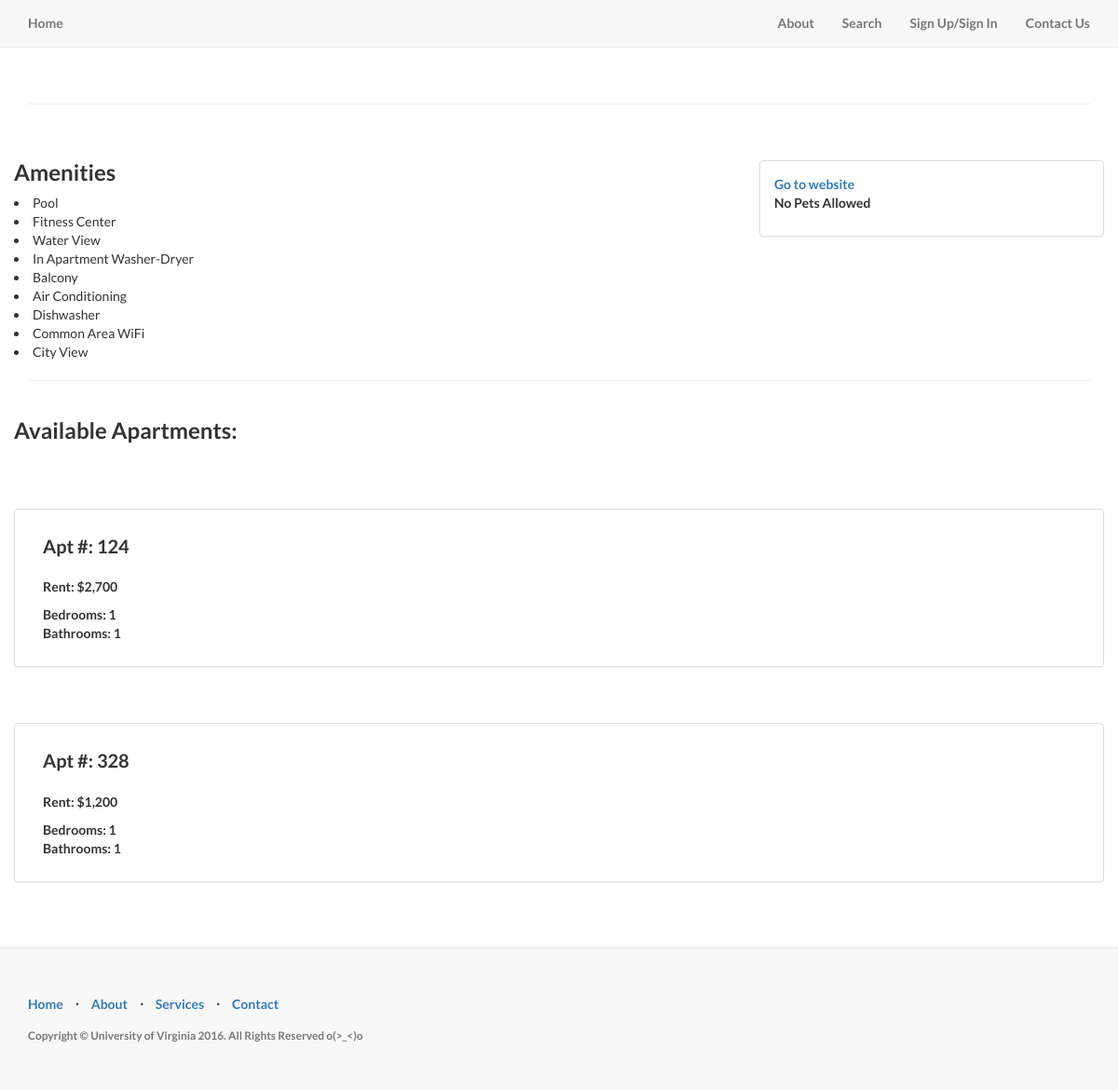
/apt_page.php?id=2, run on the app's committed database.
### tables this page shows
CREATE TABLE IF NOT EXISTS `Amenity` (
  `amenity_id` int(11) NOT NULL,
  `name` varchar(25) NOT NULL
);

CREATE TABLE IF NOT EXISTS `Apartment` (
  `building_id` int(11) NOT NULL,
  `apt_num` int(11) NOT NULL,
  `availability` tinyint(1) NOT NULL DEFAULT '1',
  `num_bathrooms` int(11) NOT NULL DEFAULT '1',
  `num_bedrooms` int(11) NOT NULL DEFAULT '1',
  `rent` float NOT NULL
);

### apt_page.php (the view, shortened to what this page needs)
<!DOCTYPE html>
<html lang="en">
<head>
    <link href="css/bootstrap.min.css" rel="stylesheet">
	<link rel="stylesheet" href="https://maxcdn.bootstrapcdn.com/font-awesome/4.5.0/css/font-awesome.min.css">
    <link href="css/landing-page.css" rel="stylesheet">
	<link href="css/thumbnail.css" rel="stylesheet">
</head>
<body>
	<?php
 	$con = new mysqli($SERVER, $USERNAME, $PASSWORD, $DATABASE);
	?>
    <nav class="navbar navbar-default navbar-fixed-top topnav" role="navigation">
        <div class="container topnav">
            <div class="navbar-header">
                <a class="navbar-brand topnav" href="index.php#">Home</a>
            </div>
            <div class="collapse navbar-collapse" id="bs-example-navbar-collapse-1">
                <ul class="nav navbar-nav navbar-right">
                    <li>
                        <a href="index.php#about">About</a>
                    </li>
                    <li>
                        <a href="index.php#advancedSearch">Search</a>
                    </li>
                   <?php
                    if (isset($_SESSION['username'])){
                    	echo "<li> <a href='user_profile.php'> Profile </a> </li>";
                    	echo "<li> <a href='logout.php'> Log out</a> </li>";
                    } else {
                    	echo "<li> <a href='Signup.php'>Sign Up/Sign In</a> </li>";
                    }
                    ?>
                    <li>
                        <a href="index.php#contact">Contact Us</a>
                    </li>
                </ul>
            </div>
        </div>
    </nav>
    <div class="content-section-b">
        <div class="container">
			<br><br>
			<?php
				$pets_allowed = False;
				$website = "";
					?>
				<?php
				echo "<hr>";
				echo "<div class='row'>";
				$query = "SELECT Amenity.name
						FROM Amenity
						INNER JOIN Building_Amenity ON Amenity.amenity_id = Building_Amenity.`ba-amenity_id`
						INNER JOIN Building ON Building_Amenity.`ba-building_id` = Building.building_id
						WHERE building_id = " . $_GET['id'];
				$result = mysqli_query($con, $query);
				echo "<div class='row'>";
				echo "<div class='col-lg-4'>";
				echo "<br><h3>Amenities </h3>";
				while($row = mysqli_fetch_assoc($result)) {
					echo "<li style='font-weight: 500;'>" . $row['name'] . "</li>";
				}
				echo "</div>";
				echo "<div class='col-lg-4 pull-right'><br/><br/>";
				echo "<div class='panel panel-default'><div class='panel-body'>";
				echo "<a href='" . $website . "'>Go to website</a><br/>";
				if($pets_allowed) {
					echo "<p>Selected Pets Allowed. See website for details</p>";
				} else {
					echo "<p>No Pets Allowed</p>";
				}
				echo "</div></div>";
				echo "</div>";
				echo "</div>";
				echo "</div>";
				echo "<hr>";
				echo "<div class='row'>";
				$query = "Select * from Apartment natural join Address natural join Building where building_id = " . $_GET['id'] . " AND availability = 1";
				$result = mysqli_query($con, $query);
				if($result->num_rows < 1) {
					echo "<br/><h4>There are no available apartments.</h4><br/>";
				}
				else {
					echo "<h3>Available Apartments: </h3><br/>";
				}
				while($row = mysqli_fetch_assoc($result)) {
					echo "<br><br><div class='panel panel-default'><div class='panel-body'>";
					echo "<div class='col-lg-4'>";
					echo "<p><div style='font-size: 20px;'>Apt #: " . $row['apt_num'] . "</div>";
					echo "<br/><p>Rent: $" . number_format($row['rent']);
					echo "<br/><p>Bedrooms: " . $row['num_bedrooms'];
					echo "<br/>Bathrooms: " . $row['num_bathrooms'];
					echo "</div>";
					echo "<div align='right' class='col-lg-4 pull-right'>";
					echo "</div>";
					echo "</div>";
					echo "</div>";
				}
				echo "</div>";
			?>
        </div>
    </div>
    <footer>
        <div class="container">
            <div class="row">
                <div class="col-lg-12">
                    <ul class="list-inline">
                        <li>
                            <a href="#">Home</a>
                        </li>
                        <li class="footer-menu-divider">&sdot;</li>
                        <li>
                            <a href="#about">About</a>
                        </li>
                        <li class="footer-menu-divider">&sdot;</li>
                        <li>
                            <a href="#services">Services</a>
                        </li>
                        <li class="footer-menu-divider">&sdot;</li>
                        <li>
                            <a href="#contact">Contact</a>
                        </li>
                    </ul>
                    <p class="copyright text-muted small">Copyright &copy; University of Virginia 2016. All Rights Reserved o(>_<)o </p>
                </div>
            </div>
        </div>
    </footer>
</body>
</html>

### css/landing-page.css (style rules this page uses)
body, html { width: 100%; height: 100%; }
body, h1, h2, h3, h4, h5, h6 { font-family: "Lato","Helvetica Neue",Helvetica,Arial,sans-serif; font-weight: 700; }
.topnav { font-size: 14px; }
.content-section-b { padding: 50px 0; border-top: 1px solid #e7e7e7; border-bottom: 1px solid #e7e7e7; }
footer { padding: 50px 0; background-color: #f8f8f8; }
p.copyright { margin: 15px 0 0; }

### data on the page
amenity: name "Pool"
amenity: name "Fitness Center"
amenity: name "Water View"
amenity: name "In Apartment Washer-Dryer"
amenity: name "Balcony"
amenity: name "Air Conditioning"
amenity: name "Dishwasher"
amenity: name "Common Area WiFi"
amenity: name "City View"
apartment: apt_num "124", rent "2,700", num_bedrooms "1", num_bathrooms "1"
apartment: apt_num "328", rent "1,200", num_bedrooms "1", num_bathrooms "1"
